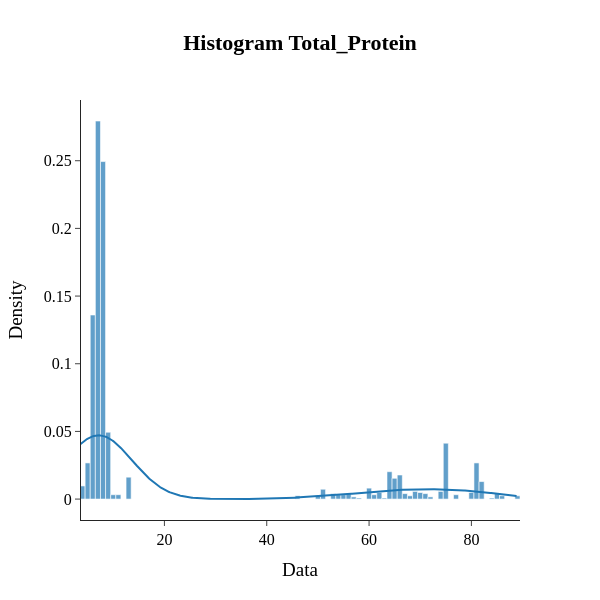

Write notebook code for a chart like this one.
### Markdown cell above
$\text{Next feature is total\_protein.}$

### Code cell
plots.hist_plot_with_kde(data=train_data["total_protein"], name="total_protein", bin_size=1)

### Figure 1 — Plotly figure (JSON) as saved in the notebook; plotly's stock layout.template omitted (floating-point values rounded to 4 significant figures; data arrays with more than 128 entries replaced by an {"elided": "..."} marker saying what was removed)
{"data": [{"autobinx": false, "histnorm": "probability density", "legendgroup": "total_protein", "marker": {"color": "rgb(31, 119, 180)"}, "name": "total_protein", "opacity": 0.7, "type": "histogram", "x": {"elided": "1235 float values"}, "xaxis": "x", "xbins": {"end": 89, "size": 1, "start": 3.5}, "yaxis": "y"}, {"legendgroup": "total_protein", "marker": {"color": "rgb(31, 119, 180)"}, "mode": "lines", "name": "total_protein", "showlegend": false, "type": "scatter", "x": {"elided": "500 float values"}, "xaxis": "x", "y": {"elided": "500 float values"}, "yaxis": "y"}], "layout": {"barmode": "overlay", "font": {"color": "Black", "family": "Times New Roman", "size": 16}, "height": 600, "hovermode": "closest", "legend": {"traceorder": "reversed"}, "showlegend": false, "title": {"text": "<b>Histogram Total_Protein<b>", "x": 0.5}, "width": 600, "xaxis": {"anchor": "y2", "domain": [0, 1], "title": {"text": "Data"}, "zeroline": false}, "yaxis": {"anchor": "free", "domain": [0, 1], "position": 0, "title": {"text": "Density"}}}}
